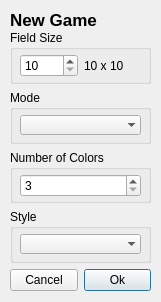
<?xml version="1.0" encoding="UTF-8"?>
<ui version="4.0">
 <class>ModeChooser</class>
 <widget class="QDialog" name="ModeChooser">
  <property name="windowModality">
   <enum>Qt::ApplicationModal</enum>
  </property>
  <property name="geometry">
   <rect>
    <x>0</x>
    <y>0</y>
    <width>161</width>
    <height>302</height>
   </rect>
  </property>
  <property name="minimumSize">
   <size>
    <width>161</width>
    <height>302</height>
   </size>
  </property>
  <property name="maximumSize">
   <size>
    <width>161</width>
    <height>302</height>
   </size>
  </property>
  <property name="windowTitle">
   <string>New Game</string>
  </property>
  <property name="sizeGripEnabled">
   <bool>false</bool>
  </property>
  <property name="modal">
   <bool>true</bool>
  </property>
  <widget class="QLabel" name="label">
   <property name="geometry">
    <rect>
     <x>10</x>
     <y>10</y>
     <width>111</width>
     <height>16</height>
    </rect>
   </property>
   <property name="text">
    <string>&lt;!DOCTYPE HTML PUBLIC &quot;-//W3C//DTD HTML 4.0//EN&quot; &quot;http://www.w3.org/TR/REC-html40/strict.dtd&quot;&gt;
&lt;html&gt;&lt;head&gt;&lt;meta name=&quot;qrichtext&quot; content=&quot;1&quot; /&gt;&lt;style type=&quot;text/css&quot;&gt;
p, li { white-space: pre-wrap; }
&lt;/style&gt;&lt;/head&gt;&lt;body style=&quot; font-family:'Lucida Grande'; font-size:13pt; font-weight:400; font-style:normal;&quot;&gt;
&lt;p style=&quot; margin-top:0px; margin-bottom:0px; margin-left:0px; margin-right:0px; -qt-block-indent:0; text-indent:0px;&quot;&gt;&lt;span style=&quot; font-weight:600;&quot;&gt;New Game&lt;/span&gt;&lt;/p&gt;&lt;/body&gt;&lt;/html&gt;</string>
   </property>
  </widget>
  <widget class="QWidget" name="verticalLayoutWidget">
   <property name="geometry">
    <rect>
     <x>10</x>
     <y>30</y>
     <width>141</width>
     <height>261</height>
    </rect>
   </property>
   <layout class="QVBoxLayout" name="verticalLayout">
    <item>
     <widget class="QGroupBox" name="groupBox_fieldSize">
      <property name="title">
       <string>Field Size</string>
      </property>
      <widget class="QWidget" name="horizontalLayoutWidget">
       <property name="geometry">
        <rect>
         <x>10</x>
         <y>20</y>
         <width>121</width>
         <height>31</height>
        </rect>
       </property>
       <layout class="QHBoxLayout" name="horizontalLayout">
        <item>
         <widget class="QSpinBox" name="spinBox_fieldSize">
          <property name="minimum">
           <number>10</number>
          </property>
          <property name="maximum">
           <number>30</number>
          </property>
         </widget>
        </item>
        <item>
         <widget class="QLabel" name="label_fieldSize">
          <property name="text">
           <string>10 x 10</string>
          </property>
         </widget>
        </item>
       </layout>
      </widget>
     </widget>
    </item>
    <item>
     <widget class="QGroupBox" name="groupBox_Mode">
      <property name="title">
       <string>Mode</string>
      </property>
      <widget class="QWidget" name="horizontalLayoutWidget_2">
       <property name="geometry">
        <rect>
         <x>10</x>
         <y>20</y>
         <width>121</width>
         <height>31</height>
        </rect>
       </property>
       <layout class="QHBoxLayout" name="horizontalLayout_2">
        <item>
         <widget class="QComboBox" name="comboBox_Modes">
          <property name="currentIndex">
           <number>-1</number>
          </property>
          <property name="frame">
           <bool>false</bool>
          </property>
         </widget>
        </item>
       </layout>
      </widget>
     </widget>
    </item>
    <item>
     <widget class="QGroupBox" name="groupBox_NumberOfColors">
      <property name="title">
       <string>Number of Colors</string>
      </property>
      <widget class="QWidget" name="horizontalLayoutWidget_3">
       <property name="geometry">
        <rect>
         <x>10</x>
         <y>20</y>
         <width>121</width>
         <height>31</height>
        </rect>
       </property>
       <layout class="QHBoxLayout" name="horizontalLayout_3">
        <item>
         <widget class="QSpinBox" name="spinBox_NumberOfColors">
          <property name="minimum">
           <number>3</number>
          </property>
          <property name="maximum">
           <number>8</number>
          </property>
         </widget>
        </item>
       </layout>
      </widget>
     </widget>
    </item>
    <item>
     <widget class="QGroupBox" name="groupBox_Style">
      <property name="title">
       <string>Style</string>
      </property>
      <widget class="QWidget" name="horizontalLayoutWidget_4">
       <property name="geometry">
        <rect>
         <x>10</x>
         <y>20</y>
         <width>121</width>
         <height>31</height>
        </rect>
       </property>
       <layout class="QHBoxLayout" name="horizontalLayout_4">
        <item>
         <widget class="QComboBox" name="comboBox_Styles">
          <property name="currentIndex">
           <number>-1</number>
          </property>
          <property name="frame">
           <bool>false</bool>
          </property>
         </widget>
        </item>
       </layout>
      </widget>
     </widget>
    </item>
    <item>
     <layout class="QHBoxLayout" name="horizontalLayout_5">
      <item>
       <widget class="QPushButton" name="pushButton_NewGame_Cancel">
        <property name="text">
         <string>Cancel</string>
        </property>
       </widget>
      </item>
      <item>
       <widget class="QPushButton" name="pushButton_NewGame_Ok">
        <property name="text">
         <string>Ok</string>
        </property>
        <property name="default">
         <bool>true</bool>
        </property>
        <property name="flat">
         <bool>false</bool>
        </property>
       </widget>
      </item>
     </layout>
    </item>
   </layout>
  </widget>
 </widget>
 <resources/>
 <connections/>
</ui>
